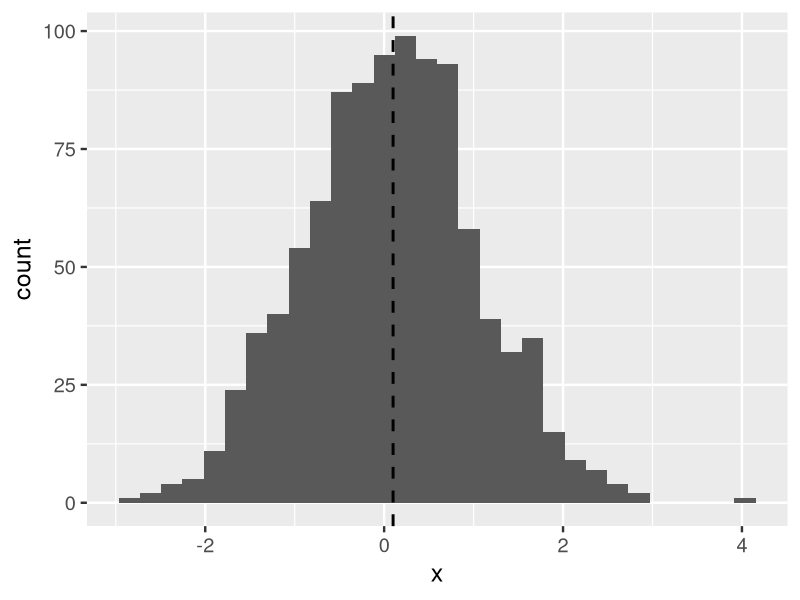
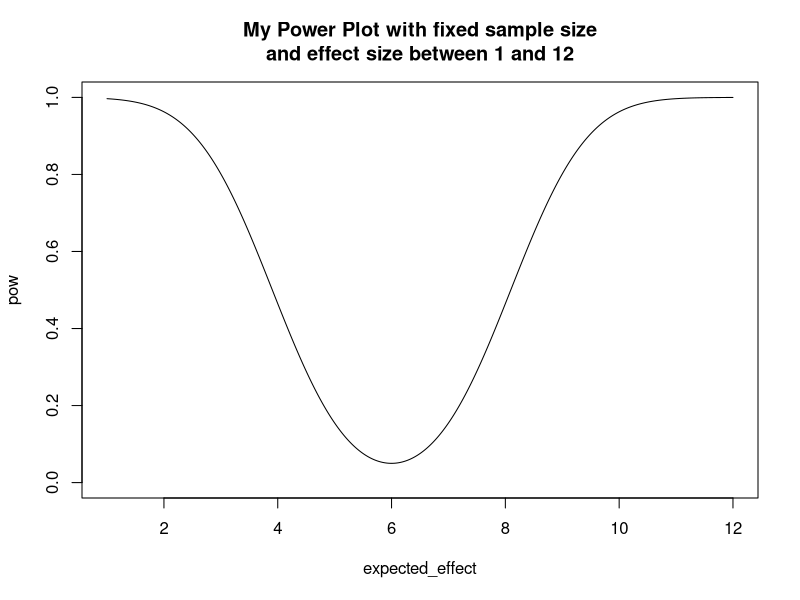
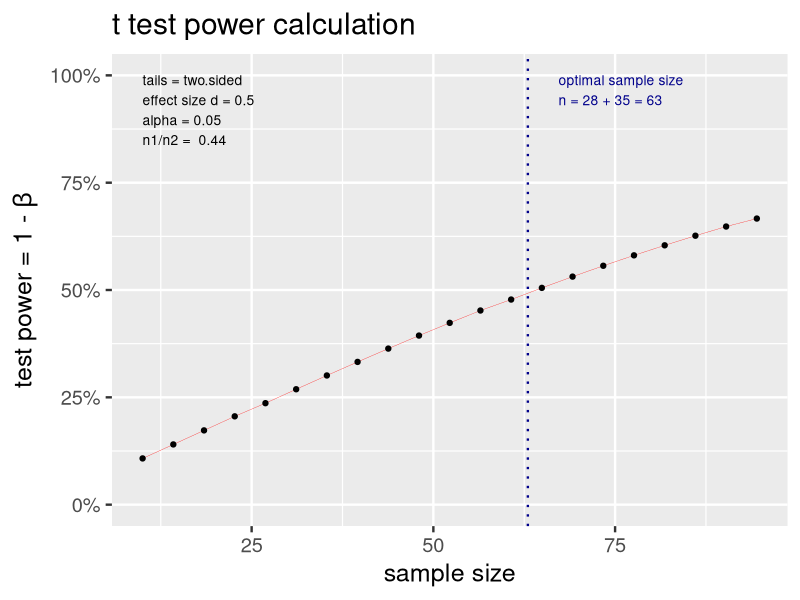

R code for these plots, in order:
## ---- chunk 1
options(htmltools.dir.version = FALSE)
knitr::opts_chunk$set(echo = FALSE, message = FALSE, fig.align = 'center', dev = 'svg', fig.height = 4)
library(tidyverse)
ggplot2::theme_set(theme_gray(base_size = 18))
## ---- chunk 2
ggplot(data = data_frame(x = rnorm(1000, 0.1, 1))) +
  geom_histogram(mapping = aes(x = x)) +
  geom_vline(xintercept = 0.1, linetype = "dashed", size = 1)
## ---- chunk 3
set.seed(123)
t.test(rnorm(6, 0.1, 1))
## ---- chunk 4
set.seed(123)
t.test(rnorm(60, 0.1, 1))
## ---- chunk 5
set.seed(123)
t.test(rnorm(600, 0.1, 1))
## ---- chunk 6
#' @param theta alternative hypothesis
#' @param mu null hypothesis
#' @param var variance
#' @param n population or sample size
#' @param alpha significance level 
power <- function(theta, mu, var, n, alpha = 0.05) {
  # upper and lower critical values
  crit_lo <- qnorm(alpha / 2, mu, sqrt(var / n)) 
  crit_up <- qnorm(1 - alpha / 2, mu, sqrt(var / n))
  # probability of obtaining more extreme values than critical values under
  # alternative hypothesis
  pr_up <- pnorm(crit_up, theta, sd = sqrt(var / n), lower.tail = FALSE)
  pr_lo <- pnorm(crit_lo, theta, sd = sqrt(var / n))
  # sum up both tails
  pr_lo + pr_up
}
## ---- chunk 7
power(theta = 9, mu = 6, var = 16, n = 14)
## ---- chunk 8
expected_effect <- seq(1, 12, by = 0.01)
pow <- power(expected_effect, mu = 6, var = 16, n = 14)
plot(expected_effect, pow, type = "l", ylim = c(0, 1), main = "My Power Plot with fixed sample size\nand effect size between 1 and 12")
## ---- chunk 9
groupmeans <- c(120, 130, 140, 150)
power.anova.test(groups = length(groupmeans), 
                 between.var = var(groupmeans), 
                 within.var = 200, power = .8)
## ---- chunk 10
library(pwr)
cohen.ES(test = "t", size = "medium")
## ---- chunk 11
pwr.t.test(n = 30, d = 0.5, sig.level = 0.05)
## ---- chunk 12
pwr.t.test(d = 0.5, power = 0.80, sig.level = 0.05)
## ---- chunk 13
(p.out <- pwr.t2n.test(n1 = 28, n2 = 35, d = 0.5))
## ---- chunk 14
plot(p.out)
